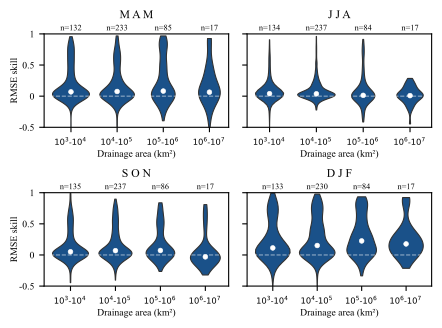

Reproduce this figure in Python.
#%% # import libraries
import pandas as pd
import matplotlib.pyplot as plt
import numpy as np
import seaborn as sns
from pathlib import Path

#%% # Automatically identify the project root directory

current_dir = Path(__file__).resolve().parent

PROJECT_ROOT = next(
    (
        parent for parent in [current_dir, *current_dir.parents]
        if all(
            (parent / folder).is_dir()
            for folder in ["raw_data", "model", "assessment", "visualization"]
        )
    ),
    None
)

if PROJECT_ROOT is None:
    raise FileNotFoundError("Project root directory not found.")

path_assessment = PROJECT_ROOT / "assessment" / "per_season" / "paper_results"
path_metadata = PROJECT_ROOT / "visualization" / "fig01" / "stations_train_test_metadata_fig01.csv"
path_fig = PROJECT_ROOT / "visualization" / "fig07"

init_months = [2, 5, 8, 11]
lead_times = [1, 2, 3]

season_labels = {
    2: "FMAM",
    5: "MJJA",
    8: "ASON",
    11: "NDJF"
}

#%% # load all dataframes

dfs_dm = {}
dfs_ml = {}

for im in init_months:
    for lt in lead_times:

        dfs_dm[(im, lt)] = pd.read_csv(
            path_assessment /
            f"per_season_s9_im{im}_lt{lt}_deterministic_metrics.csv"
        )

        dfs_ml[(im, lt)] = pd.read_csv(
            path_assessment /
            f"per_season_ml_im{im}_lt{lt}_deterministic_metrics.csv"
        )

#%% # Load station drainage area information

df_stations = pd.read_csv(path_metadata)

# Select test stations and retain their drainage area
df_area = (
    df_stations.loc[
        df_stations["data_type"] == "test",
        ["station_id", "area"]
    ]
    .rename(columns={"station_id": "station"})
    .copy()
)

# Check station uniqueness
if df_area["station"].duplicated().any():
    raise ValueError("Duplicate station IDs found in the metadata.")

print(f"Stations loaded: {len(df_area)}")
print(f"Missing drainage areas: {df_area['area'].isna().sum()}")


for key in dfs_dm:
    dfs_dm[key] = dfs_dm[key].merge(
        df_area,
        on="station",
        how="left"
    )

for key in dfs_ml:
    dfs_ml[key] = dfs_ml[key].merge(
        df_area,
        on="station",
        how="left"
    )

#%% # calculate RMSE skill between the machine learning and dynamic models, grouped by drainage area

dfs_skill = {}

for key in dfs_ml:

    df_skill = dfs_ml[key].copy()

    rmse_dm = dfs_dm[key]["ub RMSE"].values
    rmse_ml = dfs_ml[key]["ub RMSE"].values

    df_skill["RMSE_skill"] = 1 - (rmse_ml / rmse_dm)

    dfs_skill[key] = df_skill

# ------------------------------------------------------------
# create drainage area classes
# ------------------------------------------------------------

def classify_area(area):

    if 1e3 <= area < 1e4:
        return r"$10^3$-$10^4$"

    elif 1e4 <= area < 1e5:
        return r"$10^4$-$10^5$"

    elif 1e5 <= area < 1e6:
        return r"$10^5$-$10^6$"

    elif 1e6 <= area < 1e7:
        return r"$10^6$-$10^7$"

    else:
        return np.nan

# ------------------------------------------------------------
# create consolidated dataframe
# ------------------------------------------------------------

all_data = []

for im in init_months:

    df_im = []

    # combine lead times 1–3
    for lt in [1, 2, 3]:

        df_tmp = dfs_skill[(im, lt)].copy()

        df_im.append(df_tmp)

    df_im = pd.concat(df_im, ignore_index=True)

    # assign drainage area classes
    df_im["area_class"] = df_im["area"].apply(classify_area)

    area_order = [
    r"$10^3$-$10^4$",
    r"$10^4$-$10^5$",
    r"$10^5$-$10^6$",
    r"$10^6$-$10^7$"
    ]

    # assign season
    df_im["Season"] = season_labels[im]

    all_data.append(df_im)

df_plot = pd.concat(all_data, ignore_index=True)

# remove NaN values
df_plot = df_plot.dropna(subset=["area_class", "RMSE_skill"])

# print the number of basins per class
print(
    df_plot
    .groupby("area_class")["station"]
    .nunique()
)

#%% # plot all seasons

plt.rcParams.update({
    "font.family": "Times New Roman",
    "font.size": 7
})

fig, axes = plt.subplots(
    nrows=2,
    ncols=2,
    figsize=(5, 3.5),
    sharey=True
)

custom_titles = {
    2: "M A M",
    5: "J J A",
    8: "S O N",
    11: "D J F"
}

axes = axes.flatten()

for ax, im in zip(axes, init_months):

    season = season_labels[im]

    df_season = df_plot[
        df_plot["Season"] == season
    ]

    sns.violinplot(
        data=df_season,
        x="area_class",
        y="RMSE_skill",
        order=area_order,
        ax=ax,
        inner=None,
        cut=0,
        linewidth=0.8,
        color='#08519C'
    )

    # calculate the median
    medians = (
        df_season
        .groupby("area_class")["RMSE_skill"]
        .median()
    )

    for i, area_class in enumerate(medians.index):

        ax.scatter(
            i,
            medians[area_class],
            color="white",
            s=12,
            zorder=3,
            linewidth=0.4
        )

    ax.set_title(season)

    ax.tick_params(axis='x', labelsize=6)

    ax.set_xlabel("")

    ax.set_ylim(-0.5, 1)

    ax.set_yticks([-0.5, 0, 0.5, 1])

    ax.set_yticklabels([
        "-0.5",
        "0",
        "0.5",
        "1"
    ])

    ax.set_title(
        custom_titles[im],
        x=0.5,
        y=1.08,
    )

    # add grid line
    ax.axhline(linestyle='--', linewidth=0.8, color='white', alpha=0.5)

    # add axis labels
    ax.set_xlabel("Drainage area (km²)", labelpad=2)


    n_basins = (
        df_season
        .groupby("area_class")["station"]
        .nunique()
        .reindex(area_order)
    )

    for i, area_class in enumerate(area_order):

        ax.text(
            i,
            1.15,   # height on the y-axis
            f"n={n_basins[area_class]}",
            ha='center',
            va='top',
            fontsize=6
        )



# set y-axis labels
axes[0].set_ylabel("RMSE skill", labelpad=0)
axes[2].set_ylabel("RMSE skill", labelpad=0)

axes[1].set_ylabel("")
axes[3].set_ylabel("")


# adjust figure layout
plt.subplots_adjust(
    hspace=0.7,
    wspace=0.10,
    bottom=0.16
)

# save figure
plt.savefig(
    path_fig / "fig07.pdf",
    dpi=900,
    bbox_inches="tight"
)

plt.show()

# %%
